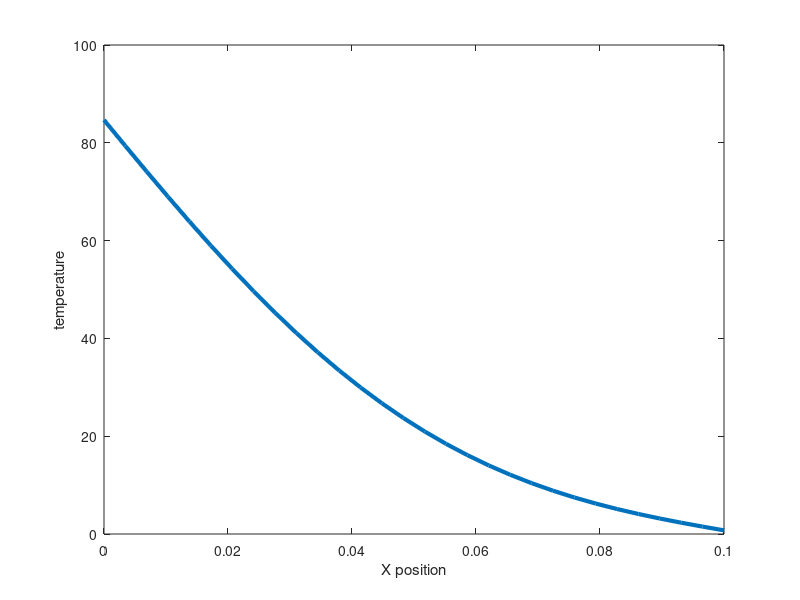

Recreate this plot in MATLAB.
%% waveform relaxation algorithm

%   1D heat propagation
%
%   0 ============== L
%

% domain
L = 0.1;          % [m] length
n = 30;        % node count

% timesteps
t_end = 10;     % [s] duration
dt = 0.05;       % [s] time step

% boundary conditions u(t,0) & u(t,L)
U_0 = 90;
U_L = 0;

% initial condition u(0,x)
u0 = 0;

% thermal stuff
alpha = 0.0001; 

% -------------------------------------------------------------------------
dx = L/n;
x = linspace(0,L,n);
t = linspace(0,t_end, t_end/dt);

U = ones(n, 1)* u0;     % solution vector
dUdt = zeros(n, 1);     % derivative

% stepping through time
for j = 1:length(t)
    % interior nodes
    for i = 2:n-1
        dUdt(i) = alpha*(-(U(i)-U(i-1))/dx^2+(U(i+1)-U(i))/dx^2);
    end
    % boundary nodes
    dUdt(1) = alpha*(-(U(1)-U_0)/dx^2+(U(2)-U(1))/dx^2);
    dUdt(n) = alpha*(-(U(n)-U(n-1))/dx^2+(U_L-U(n))/dx^2);

    % expl. Euler
    U = U + dUdt *dt;

    % plot
    figure(1)
    %imagesc(U)
    %colormap('hot')
    plot(x, U, 'LineWidth',3)
    axis([0 L 0 100])
    xlabel('X position')
    ylabel('temperature')
    pause(0.05)
end

%% WR approach
%
%   ^   [S]
% t |    |     
%   | D0 | D1
%   |    |
%   o----------->
%       x
% two subdomains D0, D1 with interface S
